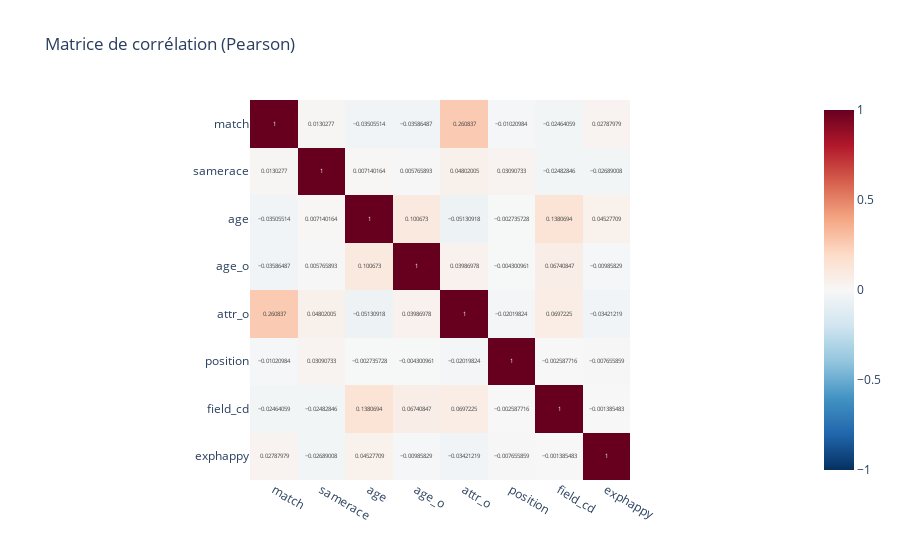

Here is the notebook cell this chart was saved with:
### Code cell
df['goal'].head()

features = ['match','samerace','age','age_o','attr_o','position','field_cd','exphappy']
corr_df = df[features].corr('pearson')
corr_df_fig = px.imshow(corr_df, text_auto=True,
    color_continuous_scale="RdBu_r",
    title="Matrice de corrélation (Pearson)",
    zmin=-1, zmax=1)
corr_df_fig.show()

### Figure 1 — Plotly figure (JSON) as saved in the notebook; plotly's stock layout.template omitted (floating-point values rounded to 4 significant figures)
{"data": [{"coloraxis": "coloraxis", "hovertemplate": "x: %{x}<br>y: %{y}<br>color: %{z}<extra></extra>", "name": "0", "texttemplate": "%{z}", "type": "heatmap", "x": ["match", "samerace", "age", "age_o", "attr_o", "position", "field_cd", "exphappy"], "xaxis": "x", "y": ["match", "samerace", "age", "age_o", "attr_o", "position", "field_cd", "exphappy"], "yaxis": "y", "z": [[1.0, 0.01303, -0.03506, -0.03586, 0.2608, -0.01021, -0.02464, 0.02788], [0.01303, 1.0, 0.00714, 0.005766, 0.04802, 0.03091, -0.02483, -0.02689], [-0.03506, 0.00714, 1.0, 0.1007, -0.05131, -0.002736, 0.1381, 0.04528], [-0.03586, 0.005766, 0.1007, 1.0, 0.03987, -0.004301, 0.06741, -0.009858], [0.2608, 0.04802, -0.05131, 0.03987, 1.0, -0.0202, 0.06972, -0.03421], [-0.01021, 0.03091, -0.002736, -0.004301, -0.0202, 1.0, -0.002588, -0.007656], [-0.02464, -0.02483, 0.1381, 0.06741, 0.06972, -0.002588, 1.0, -0.001385], [0.02788, -0.02689, 0.04528, -0.009858, -0.03421, -0.007656, -0.001385, 1.0]]}], "layout": {"coloraxis": {"cmax": 1, "cmin": -1, "colorscale": [[0, "rgb(5,48,97)"], [0.1, "rgb(33,102,172)"], [0.2, "rgb(67,147,195)"], [0.3, "rgb(146,197,222)"], [0.4, "rgb(209,229,240)"], [0.5, "rgb(247,247,247)"], [0.6, "rgb(253,219,199)"], [0.7, "rgb(244,165,130)"], [0.8, "rgb(214,96,77)"], [0.9, "rgb(178,24,43)"], [1, "rgb(103,0,31)"]]}, "title": {"text": "Matrice de corrélation (Pearson)"}, "xaxis": {"anchor": "y", "constrain": "domain", "domain": [0, 1], "scaleanchor": "y"}, "yaxis": {"anchor": "x", "autorange": "reversed", "constrain": "domain", "domain": [0, 1]}}}
